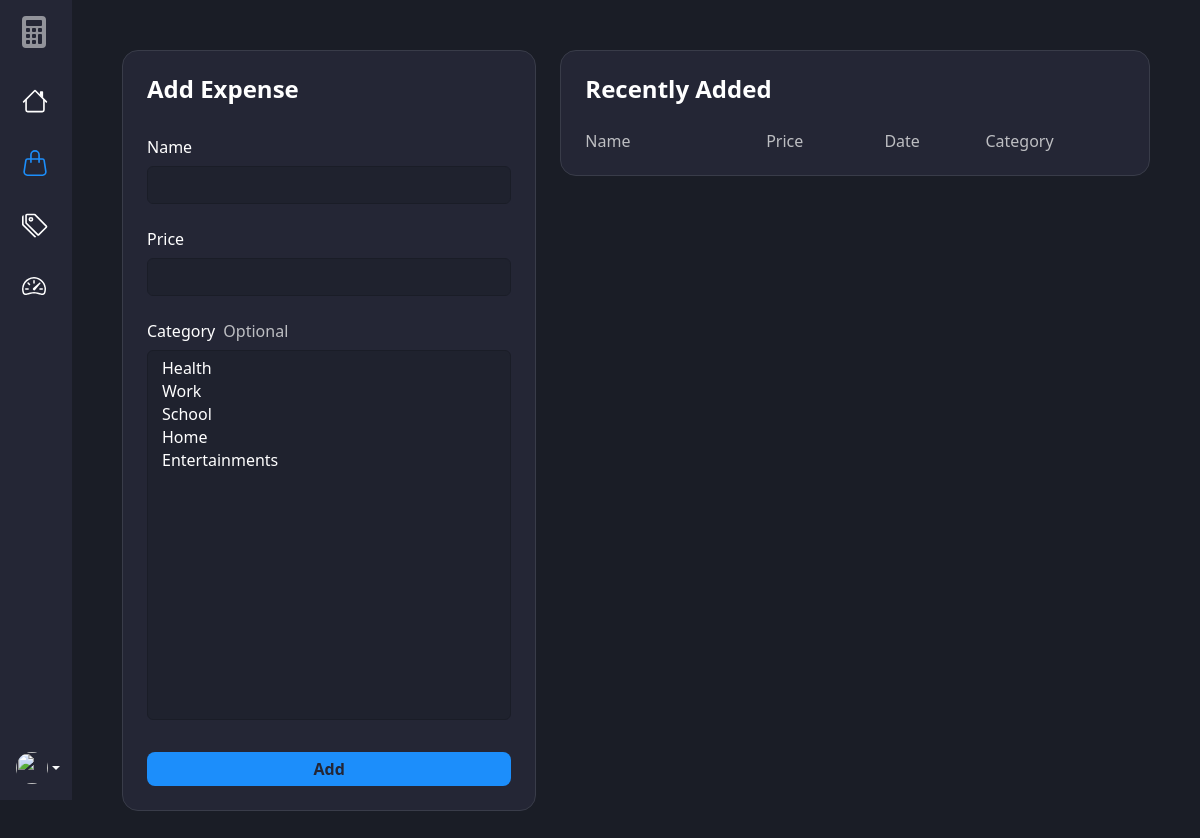
The page /add-expense/ on the database as committed earlier.
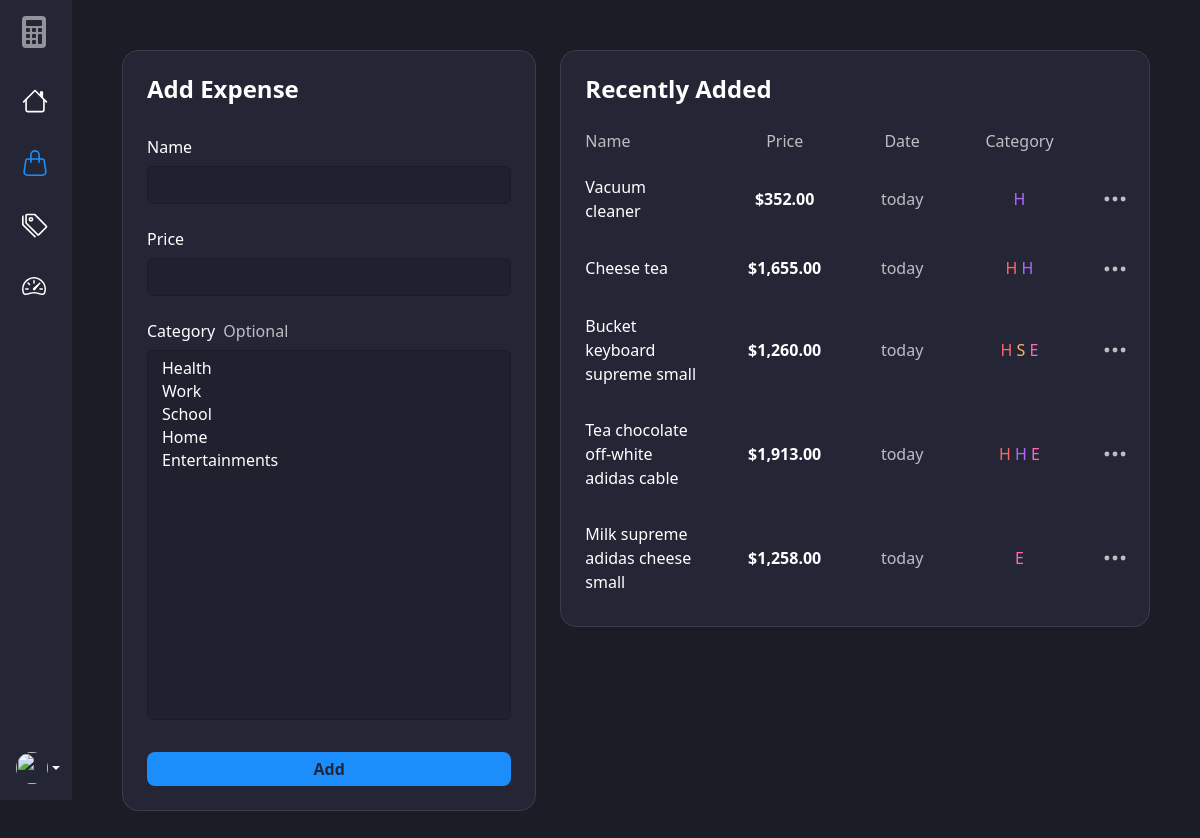
The same page on the database as committed later.
### expenses/models.py (models this page shows, shortened)
class Expense(models.Model):
    user = models.ForeignKey(User, on_delete=models.CASCADE, blank=True, null=True)
    name = models.CharField(max_length=100)
    price = models.DecimalField(max_digits=12, decimal_places=2)
    category = models.ManyToManyField(
        Category, related_name='category', blank=True)
    created = models.DateTimeField(auto_now_add=True)
    class Meta:
        ordering = ['user', '-created']

class Category(models.Model):
    user = models.ForeignKey(User, on_delete=models.CASCADE, blank=True, null=True)
    name = models.CharField(max_length=100)
    color = models.CharField(max_length=7, default='#1c8efb')
    created = models.DateTimeField(auto_now_add=True)
    def __str__(self):
        return self.name
    class Meta:
        ordering = ['user', '-created']

### expenses/views.py (the view, shortened to what this page needs)
# urls.py: path('add-expense/', views.add_expense, name='add-expense'),
def add_expense(request):
    today = datetime.combine(date.today(), time(0, 0, 0))
    form = ExpenseForm()
    categories = Category.objects.all()
    expenses = Expense.objects.filter(
        Q(created__year=today.year, created__month=today.month, created__day=today.day - 1) |
        Q(created__year=today.year, created__month=today.month, created__day=today.day)
    )
    context = {
        'recently_add': True,
        'form': form,
        'expenses': expenses,
        'categories': categories,
    }
    return render(request, 'expenses/add-expense.html', context)

### expenses/forms.py
class ExpenseForm(ModelForm):
    class Meta:
        model = Expense
        fields = '__all__'

### expenses/templates/expenses/add-expense.html (shortened to what this page needs)
{% extends 'expenses/base.html' %}
{% load widget_tweaks %}
{% block active-add-expense %}nav-link-active-c{% endblock active-add-expense %}
{% block content %}
<div class="container-fluid">
    <div class="row gy-4">
        <div class="col-12 col-lg-5">
            <div class="card border-light-c rounded-4 bg-light-c px-2">
                <div class="card-body p-3">
                    <h4 class="fw-semibold mb-4 mt-2">Add Expense</h4>
                    <form method="post">
                        <div class="mb-3">
                            <label class="col-form-label">Name</label>
                            {% render_field form.name type="text" class="form-control" %}
                        </div>
                        <div class="mb-3">
                            <label class="col-form-label">Price</label>
                            {% render_field form.price type="number" class="form-control" min="0.01" %}
                        </div>
                        <div class="mb-3">
                            <label class="col-form-label">Category</label>
                            <label class="col-form-label text-second ms-1">Optional</label>
                            {% render_field form.category class="form-select" style="height: calc(100vh - 430px);" %}
                        </div>
                        <button type="submit" class="btn-c mb-2 mt-3 col-12">Add</button>
                    </form>
                </div>
            </div>
        </div>
        <div class="col-12 col-lg-7">
            {% include 'expenses/expenses-card.html' %}
        </div>
    </div>
</div>
{% endblock content %}

### expenses/templates/expenses/expenses-card-rows.html (shortened to what this page needs)
{% load humanize %}
{% for expense in expenses %}
<div class="row py-3 align-items-center justify-content-between table-row">
    <div class="col-6 col-sm-3 col-md-3">
        <p class="my-0">{{ expense.name }}</p>
    </div>
    <div class="col-6 col-sm-3 col-md-3 text-center">
        <p class="my-0 fw-semibold">${{ expense.price|intcomma }}</p>
    </div>
    <div class="col-6 col-sm-2 col-md-2 text-center">
        <p class="my-0 text-second">{{ expense.created|naturalday:"M. d, Y" }}</p>
    </div>
    <div class="col-6 col-sm-3 col-md-3 text-center">
        {% for category in expense.category.all %}
        <a style="color: {{ category.color }};" class="text-second-link"
            id="category-opened{{ category.pk }}{{ expense.pk }}"
            onclick="categoryShow({{ category.pk }}, {{ expense.pk }})"> {{ category.name|first }} </a>
        {% endfor %}
    </div>
    <div class="col-6 col-sm-1 col-md-1 text-end">
        <div class="dropdown">
            <a href="#" class="text-second-link" data-bs-toggle="dropdown">
                <svg xmlns="http://www.w3.org/2000/svg" width="26" height="26" fill="currentColor"
                    class="bi bi-three-dots" viewBox="0 0 16 16">
                    <path
                        d="M3 9.5a1.5 1.5 0 1 1 0-3 1.5 1.5 0 0 1 0 3zm5 0a1.5 1.5 0 1 1 0-3 1.5 1.5 0 0 1 0 3zm5 0a1.5 1.5 0 1 1 0-3 1.5 1.5 0 0 1 0 3z" />
                </svg>
            </a>
        </div>
    </div>
</div>
{% endfor %}

Rows that differ between the two databases and show on the page:
now on this page (row edited): Expense: name "Vacuum cleaner", price "352.00", created "today"
now on this page (row unchanged): Category: name|first "H"
now on this page (row edited): Expense: name "Cheese tea", price "1,655.00", created "today"
now on this page (row unchanged): Category: name|first "H"
now on this page (row edited): Expense: name "Bucket keyboard supreme small", price "1,260.00", created "today"
now on this page (row unchanged): Category: name|first "S", shown under "Bucket keyboard supreme small"
now on this page (row unchanged): Category: name|first "E"
now on this page (row edited): Expense: name "Tea chocolate off-white adidas cable", price "1,913.00", created "today"
now on this page (row edited): Expense: name "Milk supreme adidas cheese small", price "1,258.00", created "today"
